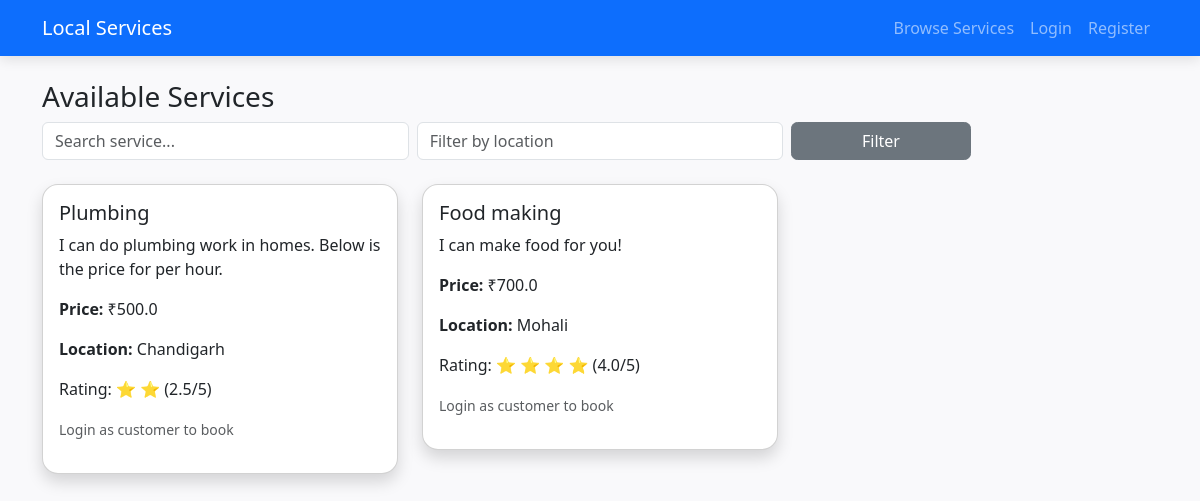
Page /services on the earlier database version.
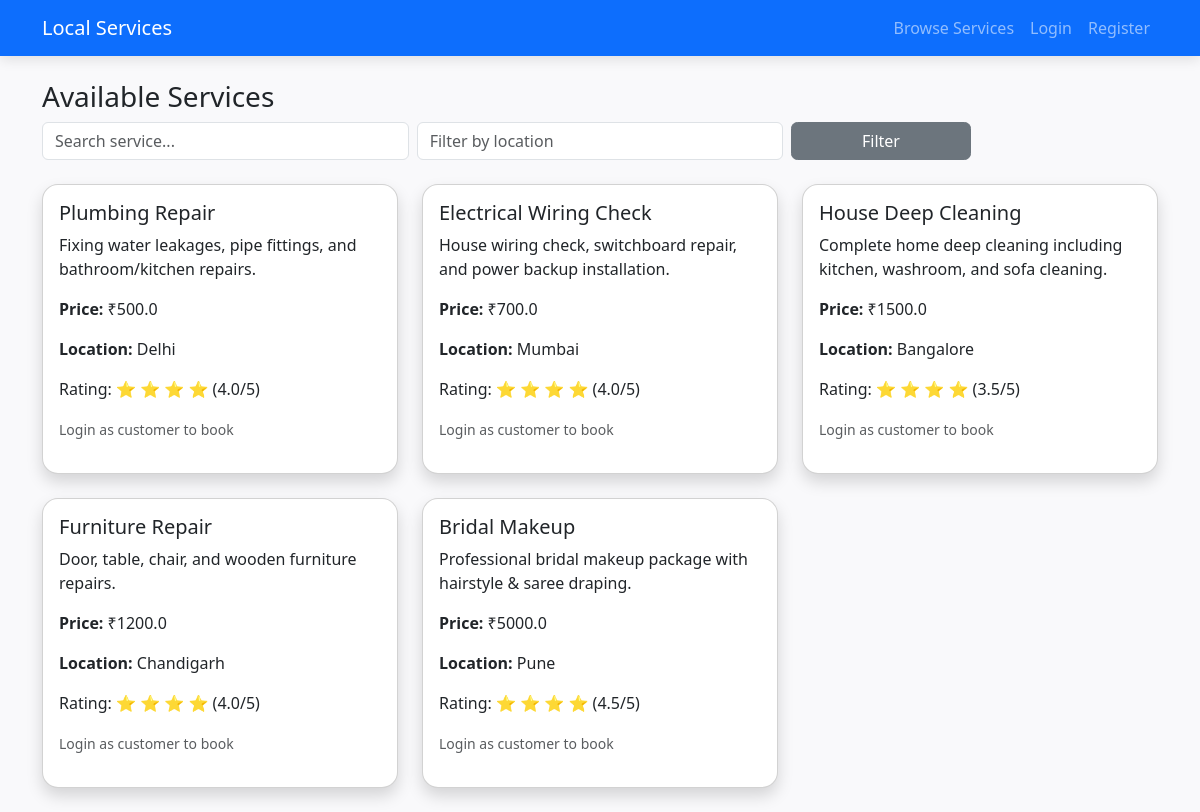
Same page on the later database version.
### app.py (models this page shows)
class Service(db.Model):
    id = db.Column(db.Integer, primary_key=True)
    provider_id = db.Column(db.Integer, db.ForeignKey('user.id'), nullable=False)
    name = db.Column(db.String(100), nullable=False)
    description = db.Column(db.Text, nullable=False)
    price = db.Column(db.Float, nullable=False)
    location = db.Column(db.String(100), nullable=False)
    is_available = db.Column(db.Boolean, default=True)
    provider = db.relationship('User', backref='services')
    @property
    def avg_rating(self):
        avg = db.session.query(func.avg(Booking.rating)).filter(
            Booking.service_id == self.id,
            Booking.rating > 0
        ).scalar()
        return round(avg, 1) if avg else 0

### app.py (the view)
@app.route('/services')
def services():
    query = request.args.get('q', '')
    location = request.args.get('location', '')
    services = Service.query.filter(Service.is_available == True)
    if query:
        services = services.filter(Service.name.contains(query))
    if location:
        services = services.filter(Service.location.contains(location))
    services = services.all()  # ✅ Just fetch directly, no manual avg_rating assignment
    return render_template('services.html', services=services)

### app.py (called while the page is built)
@app.context_processor
def inject_provider_notifications():
    pending_count = 0
    if current_user.is_authenticated and current_user.role == "provider":
        pending_count = Booking.query.filter_by(provider_id=current_user.id, status="Pending").count()
    return dict(provider_pending_count=pending_count)

### templates/services.html (shortened to what this page needs)
{% extends "base.html" %}
{% block content %}
<h3>Available Services</h3>
<form method="GET" class="row g-2 mb-4">
    <div class="col-md-4">
        <input type="text" name="q" class="form-control" placeholder="Search service..." value="{{ request.args.q }}">
    </div>
    <div class="col-md-4">
        <input type="text" name="location" class="form-control" placeholder="Filter by location" value="{{ request.args.location }}">
    </div>
    <div class="col-md-2">
        <button class="btn btn-secondary w-100">Filter</button>
    </div>
</form>
<div class="row">
    {% for s in services %}
    <div class="col-md-4 mb-4">
        <div class="card shadow">
            <div class="card-body">
                <h5 class="card-title">{{ s.name }}</h5>
                <p class="card-text">{{ s.description }}</p>
                <p><strong>Price:</strong> ₹{{ s.price }}</p>
                <p><strong>Location:</strong> {{ s.location }}</p>
                <p>
                Rating:
                {% if s.avg_rating > 0 %}
                    {% for i in range(s.avg_rating|round|int) %}
                        ⭐
                    {% endfor %}
                    ({{ s.avg_rating }}/5)
                {% else %}
                    No ratings yet
                {% endif %}
            </p>
                {% if current_user.is_authenticated and current_user.role == 'customer' %}
                    <a href="{{ url_for('book', service_id=s.id) }}" class="btn btn-primary">Book Now</a>
                {% else %}
                    <p class="text-muted"><small>Login as customer to book</small></p>
                {% endif %}
            </div>
        </div>
    </div>
    {% else %}
    <p>No services available at the moment.</p>
    {% endfor %}
</div>
{% endblock %}

Differences in the rows shown:
changed Service: name "Plumbing" → "Plumbing Repair"; description "I can do plumbing work in homes. Below is the price for per hour." → "Fixing water leakages, pipe fittings, and bathroom/kitchen repairs."; location "Chandigarh" → "Delhi"; avg_rating "2.5" → "4.0"
changed Service: name "Food making" → "Electrical Wiring Check"; description "I can make food for you!" → "House wiring check, switchboard repair, and power backup installation."; location "Mohali" → "Mumbai"
added Service: name "House Deep Cleaning", description "Complete home deep cleaning including kitchen, washroom, and sofa cleaning.", price "1500.0", location "Bangalore", avg_rating "3.5"
added Service: name "Furniture Repair", description "Door, table, chair, and wooden furniture repairs.", price "1200.0", location "Chandigarh", avg_rating "4.0"
added Service: name "Bridal Makeup", description "Professional bridal makeup package with hairstyle & saree draping.", price "5000.0", location "Pune", avg_rating "4.5"
